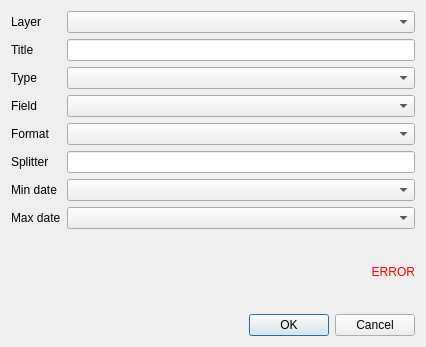
<?xml version="1.0" encoding="UTF-8"?>
<ui version="4.0">
 <class>Dialog</class>
 <widget class="QDialog" name="Dialog">
  <property name="geometry">
   <rect>
    <x>0</x>
    <y>0</y>
    <width>426</width>
    <height>347</height>
   </rect>
  </property>
  <property name="windowTitle">
   <string>Filter by form</string>
  </property>
  <layout class="QVBoxLayout" name="verticalLayout">
   <item>
    <layout class="QFormLayout" name="formLayout">
     <item row="0" column="0">
      <widget class="QLabel" name="label_layer">
       <property name="text">
        <string>Layer</string>
       </property>
      </widget>
     </item>
     <item row="0" column="1">
      <widget class="QgsMapLayerComboBox" name="layer"/>
     </item>
     <item row="1" column="0">
      <widget class="QLabel" name="label_title">
       <property name="text">
        <string>Title</string>
       </property>
       <property name="wordWrap">
        <bool>true</bool>
       </property>
      </widget>
     </item>
     <item row="1" column="1">
      <widget class="QLineEdit" name="title">
       <property name="toolTip">
        <string/>
       </property>
      </widget>
     </item>
     <item row="2" column="0">
      <widget class="QLabel" name="label_type">
       <property name="text">
        <string>Type</string>
       </property>
      </widget>
     </item>
     <item row="2" column="1">
      <widget class="QComboBox" name="type">
       <property name="toolTip">
        <string/>
       </property>
      </widget>
     </item>
     <item row="3" column="0">
      <widget class="QLabel" name="label_field">
       <property name="text">
        <string>Field</string>
       </property>
      </widget>
     </item>
     <item row="3" column="1">
      <widget class="QgsFieldComboBox" name="field">
       <property name="toolTip">
        <string/>
       </property>
       <property name="allowEmptyFieldName">
        <bool>true</bool>
       </property>
      </widget>
     </item>
     <item row="4" column="0">
      <widget class="QLabel" name="label_format">
       <property name="text">
        <string>Format</string>
       </property>
      </widget>
     </item>
     <item row="4" column="1">
      <widget class="QComboBox" name="filter_format">
       <property name="toolTip">
        <string/>
       </property>
      </widget>
     </item>
     <item row="5" column="0">
      <widget class="QLabel" name="label_splitter">
       <property name="text">
        <string>Splitter</string>
       </property>
      </widget>
     </item>
     <item row="5" column="1">
      <widget class="QLineEdit" name="splitter">
       <property name="toolTip">
        <string/>
       </property>
      </widget>
     </item>
     <item row="6" column="0">
      <widget class="QLabel" name="label_min_date">
       <property name="text">
        <string>Min date</string>
       </property>
      </widget>
     </item>
     <item row="6" column="1">
      <widget class="QgsFieldComboBox" name="min_date">
       <property name="toolTip">
        <string/>
       </property>
       <property name="allowEmptyFieldName">
        <bool>true</bool>
       </property>
      </widget>
     </item>
     <item row="7" column="0">
      <widget class="QLabel" name="label_max_date">
       <property name="text">
        <string>Max date</string>
       </property>
      </widget>
     </item>
     <item row="7" column="1">
      <widget class="QgsFieldComboBox" name="max_date">
       <property name="toolTip">
        <string/>
       </property>
       <property name="allowEmptyFieldName">
        <bool>true</bool>
       </property>
      </widget>
     </item>
    </layout>
   </item>
   <item>
    <widget class="QLabel" name="error">
     <property name="styleSheet">
      <string notr="true">QLabel { color : red; }</string>
     </property>
     <property name="text">
      <string notr="true">ERROR</string>
     </property>
     <property name="alignment">
      <set>Qt::AlignRight|Qt::AlignTrailing|Qt::AlignVCenter</set>
     </property>
    </widget>
   </item>
   <item>
    <widget class="QDialogButtonBox" name="button_box">
     <property name="orientation">
      <enum>Qt::Horizontal</enum>
     </property>
     <property name="standardButtons">
      <set>QDialogButtonBox::Cancel|QDialogButtonBox::Ok</set>
     </property>
    </widget>
   </item>
  </layout>
 </widget>
 <customwidgets>
  <customwidget>
   <class>QgsFieldComboBox</class>
   <extends>QComboBox</extends>
   <header>qgis.gui</header>
  </customwidget>
  <customwidget>
   <class>QgsMapLayerComboBox</class>
   <extends>QComboBox</extends>
   <header>qgis.gui</header>
  </customwidget>
 </customwidgets>
 <resources/>
 <connections/>
</ui>
